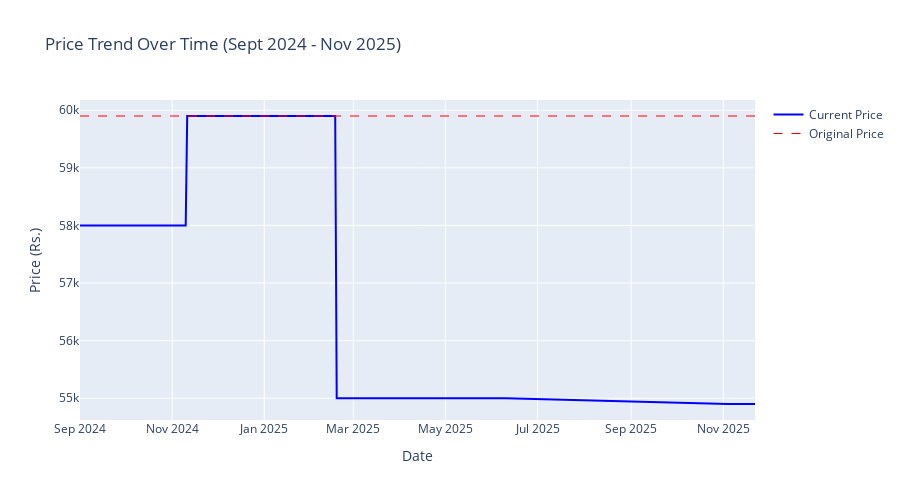

Write notebook code for a chart like this one.
### Markdown cell above
## 4. TIME SERIES ANALYSIS ⭐
**THIS IS CRITICAL - Why we chose Chronos & Prophet!**

### Code cell
# Price over time
fig = go.Figure()

fig.add_trace(go.Scatter(
    x=df['date'],
    y=df['current_price'],
    mode='lines',
    name='Current Price',
    line=dict(color='blue', width=2)
))

fig.add_trace(go.Scatter(
    x=df['date'],
    y=df['original_price'],
    mode='lines',
    name='Original Price',
    line=dict(color='red', width=1, dash='dash')
))

fig.update_layout(
    title='Price Trend Over Time (Sept 2024 - Nov 2025)',
    xaxis_title='Date',
    yaxis_title='Price (Rs.)',
    hovermode='x unified',
    height=500
)

fig.show()

# Calculate overall trend
price_start = df['current_price'].iloc[0]
price_end = df['current_price'].iloc[-1]
price_change_pct = ((price_end - price_start) / price_start) * 100

print(f"\n📉 Price Trend:")
print(f"  Start Price: Rs.{price_start:,.0f}")
print(f"  End Price: Rs.{price_end:,.0f}")
print(f"  Change: Rs.{price_end - price_start:,.0f} ({price_change_pct:+.2f}%)")
print(f"  Highest: Rs.{df['current_price'].max():,.0f}")
print(f"  Lowest: Rs.{df['current_price'].min():,.0f}")

### Figure 1 — Plotly figure (JSON) as saved in the notebook; plotly's stock layout.template omitted (floating-point values rounded to 4 significant figures; data arrays with more than 128 entries replaced by an {"elided": "..."} marker saying what was removed)
{"data": [{"line": {"color": "blue", "width": 2}, "mode": "lines", "name": "Current Price", "type": "scatter", "x": {"elided": "302 str values"}, "y": {"elided": "302 int values"}}, {"line": {"color": "red", "dash": "dash", "width": 1}, "mode": "lines", "name": "Original Price", "type": "scatter", "x": {"elided": "302 str values"}, "y": {"elided": "302 int values"}}], "layout": {"height": 500, "hovermode": "x unified", "title": {"text": "Price Trend Over Time (Sept 2024 - Nov 2025)"}, "xaxis": {"title": {"text": "Date"}}, "yaxis": {"title": {"text": "Price (Rs.)"}}}}
